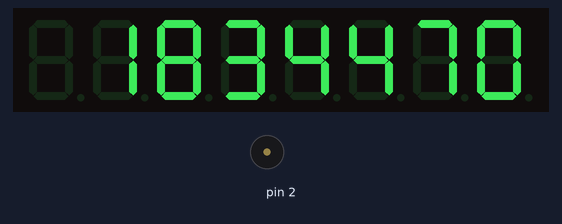
A sketch run on a simulated Arduino Uno, built with avr-gcc and run on an emulated ATmega328P. On the bench: 8-digit seven-segment display, buzzer (waves = sounding).

Above: at 0.1 s.
At 1.1 s:
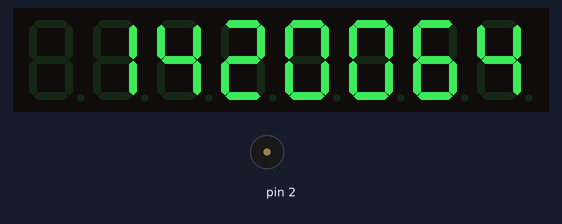
Timing chart, 0 to 130.0 s (numbered marks = the images above):
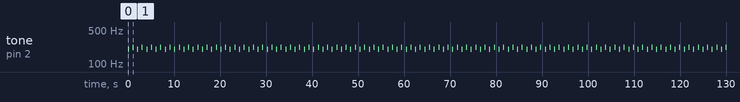

Measured:
- by itself, tone on pin 2: repeats every 2.0 s: silent 0.96 s, 220 Hz 0.05 s, silent 0.96 s, 200 Hz 0.05 s

The sketch:

advent-of-code-19.ino
```cpp
#include "advent.h"

#define N 3014387


long m, n;

void setup() {
    for(m = 1; m < N; m *= 2);
    m = (N ^ (m >> 1)) << 1;

    for(n = 1; n < N; n *= 3);
    n /= 3;
    if (N <= 2 * n)
        n = N - n;
    else
        n = 2 * N - 3 * n;
}

void loop() {
    pinMode(2, OUTPUT);
    showNumber(m, 0, 8);
    tone(2, 200, 50);
    delay(1000);
    showNumber(n, 0, 8);
    tone(2, 220, 50);
    delay(1000);
}
```
